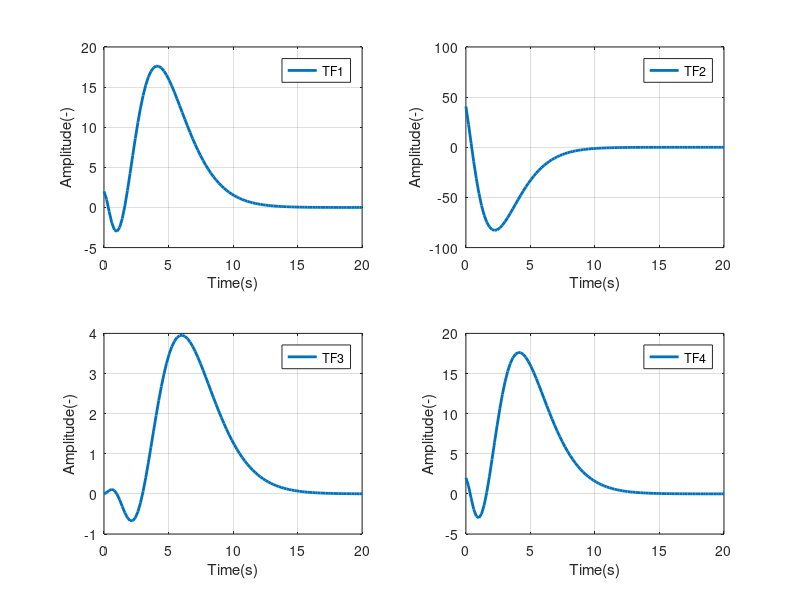

Source code (MATLAB): (Note: this script raises an error after producing the figure.)
%% Author: Ashutosh Mukherjee
% Co-Author: Raj Khamkar
% Last Date of modification: 26.02.2023
%% Settings
clearvars
close all
clc
format short
addpath("matlabtikz")
%% Plant
G = tf([1 -1],[1 1 -4 -4]);
%% Verification of Bezout Identity
N = tf(zpk(1,[-1 -1 -1],1));
M = tf(zpk([-2 2],[-1 -1],1));
U = tf([61 121],[3 3]);
V = tf([3 12 -31],[3 6 3]);
bzIden = U*N + V*M
%% Youla Stabilizing Controller
Q = tf(1,[1 3]);
K = (U + Q*M)/(V - Q*N);
%% Closed Loop TFs
Tf1 = minreal(inv(eye(size(G)) + (K*G)));
Tf2 = minreal(K*inv(eye(size(G)) + (G*K)));
Tf3 = minreal(G*Tf1);
Tf4 = minreal(inv(eye(size(G)) + (G*K)));
%% Senstivity and Complimentary Sensitivity Transfer Function
S = M*(V-Q*N);
T = N*(U+Q*M);
%% Closed loop response
t = linspace(0,20,100);
u = 2.*exp(-t);
figure
subplot(2,2,1)
x = lsim(Tf1,u,t);
plot(t,x,'linewidth',2,'DisplayName','TF1')
xlabel('Time(s)')
ylabel('Amplitude(-)')
legend
grid on
subplot(2,2,2)
x = lsim(Tf2,u,t);
plot(t,x,'linewidth',2,'DisplayName','TF2')
xlabel('Time(s)')
ylabel('Amplitude(-)')
legend
grid on
subplot(2,2,3)
x = lsim(Tf3,u,t);
plot(t,x,'linewidth',2,'DisplayName','TF3')
xlabel('Time(s)')
ylabel('Amplitude(-)')
legend
grid on
subplot(2,2,4)
x = lsim(Tf4,u,t);
plot(t,x,'linewidth',2,'DisplayName','TF4')
xlabel('Time(s)')
ylabel('Amplitude(-)')
legend
grid on
matlab2tikz();

figure
xs = lsim(S,u,t);
plot(t,xs,'Color','r','linewidth',2,'DisplayName','Sensitivity Transfer Function')
hold on
xt = lsim(T,u,t);
plot(t,xt,'Color','k','linewidth',2,'DisplayName','Complimentary Sensitivity Transfer Function')
grid on
xlabel('Time(s)')
ylabel('Amplitude(-)')
legend
%matlab2tikz();